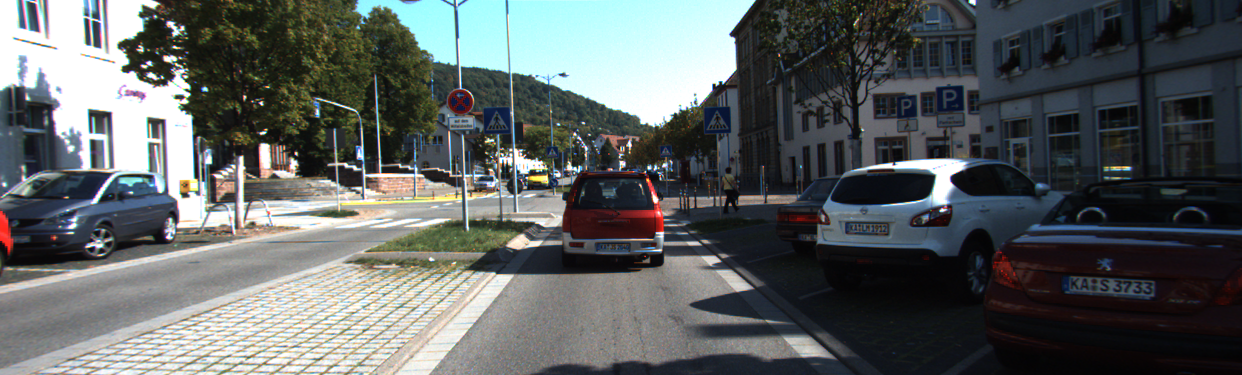
#> input picture color_space_explore/000275.png, 1242 x 375 px
$ jupyter execute explore_color_space.ipynb   (older library calls are emulated)
#> lines starting #> are read from the running program, lines starting #| are printed output that depends on the picture
[cell 1]
import cv2
import numpy as np
import matplotlib.pyplot as plt
from mpl_toolkits.mplot3d import Axes3D

def plot3d(pixels, colors_rgb,
        axis_labels=list("RGB"), axis_limits=((0, 255), (0, 255), (0, 255))):
    """Plot pixels in 3D."""

    # Create figure and 3D axes
    fig = plt.figure(figsize=(8, 8))
    ax = Axes3D(fig)

    # Set axis limits
    ax.set_xlim(*axis_limits[0])
    ax.set_ylim(*axis_limits[1])
    ax.set_zlim(*axis_limits[2])

    # Set axis labels and sizes
    ax.tick_params(axis='both', which='major', labelsize=14, pad=8)
    ax.set_xlabel(axis_labels[0], fontsize=16, labelpad=16)
    ax.set_ylabel(axis_labels[1], fontsize=16, labelpad=16)
    ax.set_zlabel(axis_labels[2], fontsize=16, labelpad=16)

    # Plot pixel values with colors given in colors_rgb
    ax.scatter(
        pixels[:, :, 0].ravel(),
        pixels[:, :, 1].ravel(),
        pixels[:, :, 2].ravel(),
        c=colors_rgb.reshape((-1, 3)), edgecolors='none')

    return ax  # return Axes3D object for further manipulation

[cell 2]
# Read a color image
img = cv2.imread("000275.png")
#> img is the input picture: shape (375, 1242, 3); mean B, G, R 96.5, 96.6, 91.8

# Select a small fraction of pixels to plot by subsampling it
scale = max(img.shape[0], img.shape[1], 64) / 64  # at most 64 rows and columns
#> scale = 19.41
img_small = cv2.resize(img, (np.int(img.shape[1] / scale), np.int(img.shape[0] / scale)), interpolation=cv2.INTER_NEAREST)

# Convert subsampled image to desired color space(s)
img_small_RGB = cv2.cvtColor(img_small, cv2.COLOR_BGR2RGB)  # OpenCV uses BGR, matplotlib likes RGB
img_small_HSV = cv2.cvtColor(img_small, cv2.COLOR_BGR2HSV)
img_small_rgb = img_small_RGB / 255.  # scaled to [0, 1], only for plotting

# Plot and show
plot3d(img_small_RGB, img_small_rgb)
plt.show()

plot3d(img_small_HSV, img_small_rgb, axis_labels=list("HSV"))
plt.show()

[cell 3]
# Read a color image
img = cv2.imread("000528.png")
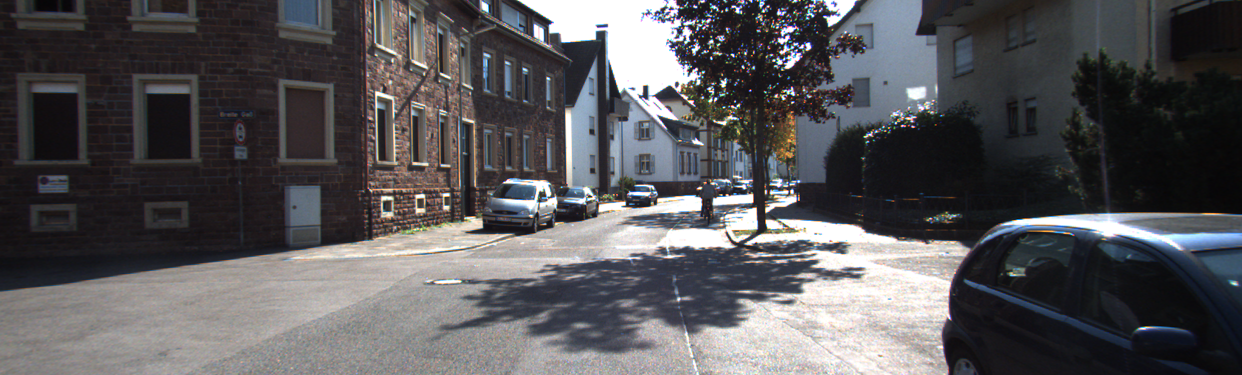
#> input picture color_space_explore/000528.png, 1242 x 375 px
#> img is the input picture: shape (375, 1242, 3); mean B, G, R 89, 86.4, 87.6

# Select a small fraction of pixels to plot by subsampling it
scale = max(img.shape[0], img.shape[1], 64) / 64  # at most 64 rows and columns
img_small = cv2.resize(img, (np.int(img.shape[1] / scale), np.int(img.shape[0] / scale)), interpolation=cv2.INTER_NEAREST)

# Convert subsampled image to desired color space(s)
img_small_RGB = cv2.cvtColor(img_small, cv2.COLOR_BGR2RGB)  # OpenCV uses BGR, matplotlib likes RGB
img_small_HSV = cv2.cvtColor(img_small, cv2.COLOR_BGR2HSV)
img_small_rgb = img_small_RGB / 255.  # scaled to [0, 1], only for plotting

# Plot and show
plot3d(img_small_RGB, img_small_rgb)
plt.show()

plot3d(img_small_HSV, img_small_rgb, axis_labels=list("HSV"))
plt.show()

[cell 4]
# Read a color image
img = cv2.imread("001240.png")
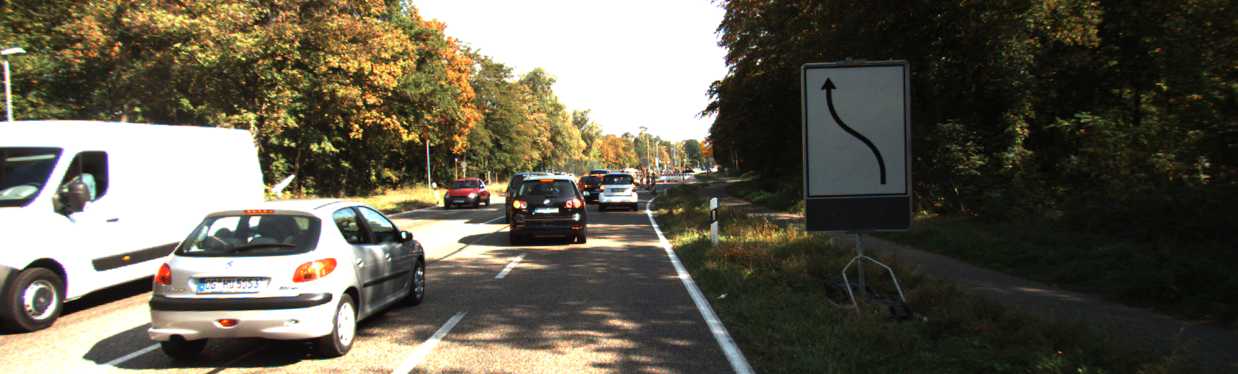
#> input picture color_space_explore/001240.png, 1238 x 374 px
#> img is the input picture: shape (374, 1238, 3); mean B, G, R 80.8, 94.7, 99

# Select a small fraction of pixels to plot by subsampling it
scale = max(img.shape[0], img.shape[1], 64) / 64  # at most 64 rows and columns
#> scale = 19.34
img_small = cv2.resize(img, (np.int(img.shape[1] / scale), np.int(img.shape[0] / scale)), interpolation=cv2.INTER_NEAREST)

# Convert subsampled image to desired color space(s)
img_small_RGB = cv2.cvtColor(img_small, cv2.COLOR_BGR2RGB)  # OpenCV uses BGR, matplotlib likes RGB
img_small_HSV = cv2.cvtColor(img_small, cv2.COLOR_BGR2HSV)
img_small_rgb = img_small_RGB / 255.  # scaled to [0, 1], only for plotting

# Plot and show
plot3d(img_small_RGB, img_small_rgb)
plt.show()

plot3d(img_small_HSV, img_small_rgb, axis_labels=list("HSV"))
plt.show()

[cell 5]
# Read a color image
img = cv2.imread("25.png")
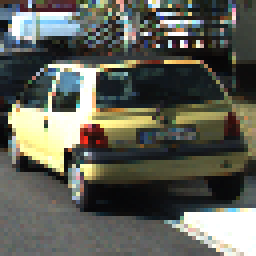
#> input picture color_space_explore/25.png, 64 x 64 px (shown 4 times larger)
#> img is the input picture: shape (64, 64, 3); mean B, G, R 86.6, 95.9, 94.3

# Select a small fraction of pixels to plot by subsampling it
#scale = max(img.shape[0], img.shape[1], 64) / 64  # at most 64 rows and columns
#img_small = cv2.resize(img, (np.int(img.shape[1] / scale), np.int(img.shape[0] / scale)), interpolation=cv2.INTER_NEAREST)

# Convert subsampled image to desired color space(s)
img_small_RGB = cv2.cvtColor(img, cv2.COLOR_BGR2RGB)  # OpenCV uses BGR, matplotlib likes RGB
img_small_HSV = cv2.cvtColor(img, cv2.COLOR_BGR2HSV)
#> img_small_HSV: shape (64, 64, 3); mean H, S, V 62, 61, 102.7
img_small_HLS = cv2.cvtColor(img, cv2.COLOR_BGR2HLS)
#> img_small_HLS: shape (64, 64, 3); mean of channels 0, 1, 2 62, 91.2, 61.1
img_small_LUV = cv2.cvtColor(img, cv2.COLOR_BGR2LUV)
#> img_small_LUV: shape (64, 64, 3); mean of channels 0, 1, 2 98.3, 96.7, 142.3


img_small_rgb = img_small_RGB / 255.  # scaled to [0, 1], only for plotting

# Plot and show
plot3d(img_small_RGB, img_small_rgb)
plt.show()

plot3d(img_small_HSV, img_small_rgb, axis_labels=list("HSV"))
plt.show()

plot3d(img_small_HLS, img_small_rgb, axis_labels=list("HLS"))
plt.show()

plot3d(img_small_LUV, img_small_rgb, axis_labels=list("LUV"))
plt.show()
